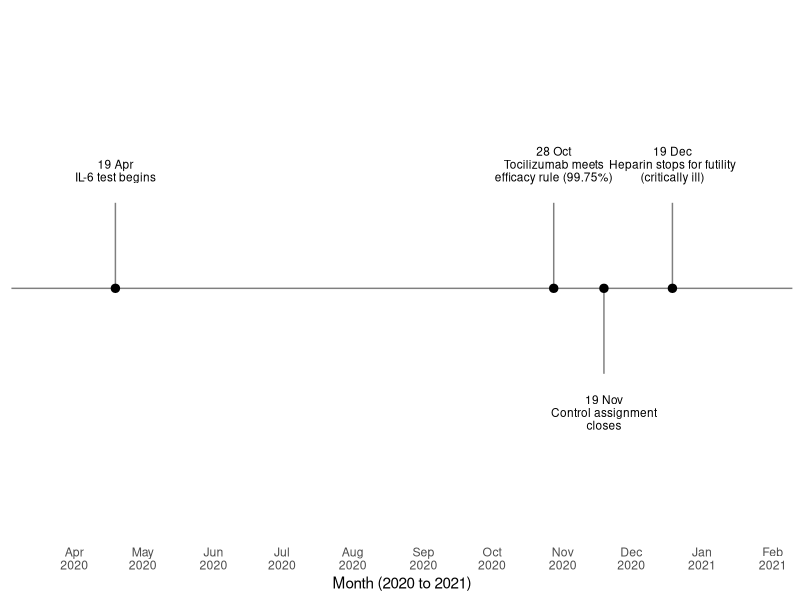
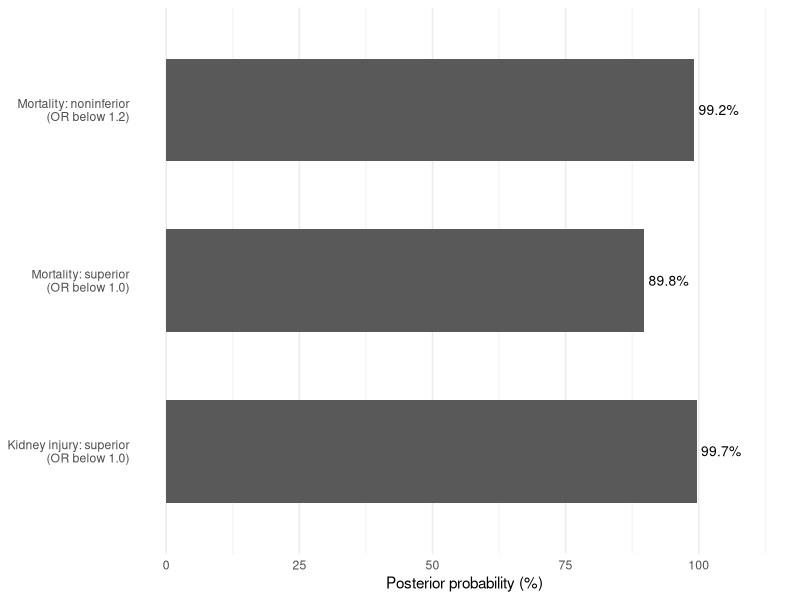

The R source for these figures, in order:
## ---- chunk 1
#| include: false
library(ggplot2)
## ---- chunk 2
#| label: fig-landmark-timeline
#| fig-cap: "REMAP-CAP in 2020: the IL-6 receptor antagonist domain from its first patient to the closing of the control assignment, and the end of the heparin comparison in critically ill patients."
#| fig-height: 2.8
ev <- data.frame(
  date = as.Date(c("2020-04-19", "2020-10-28", "2020-11-19", "2020-12-19")),
  lab = c("19 Apr\nIL-6 test begins", "28 Oct\nTocilizumab meets\nefficacy rule (99.75%)",
          "19 Nov\nControl assignment\ncloses", "19 Dec\nHeparin stops for futility\n(critically ill)"),
  y = c(1, 1, -1, 1))
ggplot(ev, aes(date, 0)) +
  geom_hline(yintercept = 0, colour = "grey50") +
  geom_segment(aes(xend = date, yend = y * 0.6), colour = "grey50") +
  geom_point(size = 2.5) +
  geom_text(aes(y = y * 0.75, label = lab), vjust = ifelse(ev$y > 0, 0, 1), size = 3, lineheight = 0.9) +
  scale_x_date(limits = as.Date(c("2020-03-20", "2021-01-25")), date_breaks = "1 month", date_labels = "%b\n%Y") +
  scale_y_continuous(limits = c(-1.6, 1.8)) +
  labs(x = "Month (2020 to 2021)", y = NULL) +
  theme_minimal(base_size = 11) +
  theme(axis.text.y = element_blank(), panel.grid = element_blank(), axis.ticks.y = element_blank())
## ---- chunk 3
#| label: fig-landmark-snap
#| fig-cap: "SNAP: posterior probabilities for the claims tested. The same posterior for mortality gives 99.2% for 'no worse than an odds ratio of 1.2' and 89.8% for 'better'."
#| fig-height: 2.6
d <- data.frame(
  claim = factor(c("Mortality: noninferior\n(OR below 1.2)", "Mortality: superior\n(OR below 1.0)",
                   "Kidney injury: superior\n(OR below 1.0)"),
                 levels = rev(c("Mortality: noninferior\n(OR below 1.2)", "Mortality: superior\n(OR below 1.0)",
                                "Kidney injury: superior\n(OR below 1.0)"))),
  p = c(99.2, 89.8, 99.7))
ggplot(d, aes(p, claim)) +
  geom_col(width = 0.6, fill = "grey35") +
  geom_text(aes(label = sprintf("%.1f%%", p)), hjust = -0.1, size = 3.5) +
  scale_x_continuous(limits = c(0, 112), breaks = seq(0, 100, 25)) +
  labs(x = "Posterior probability (%)", y = NULL) +
  theme_minimal(base_size = 11) +
  theme(panel.grid.major.y = element_blank())
